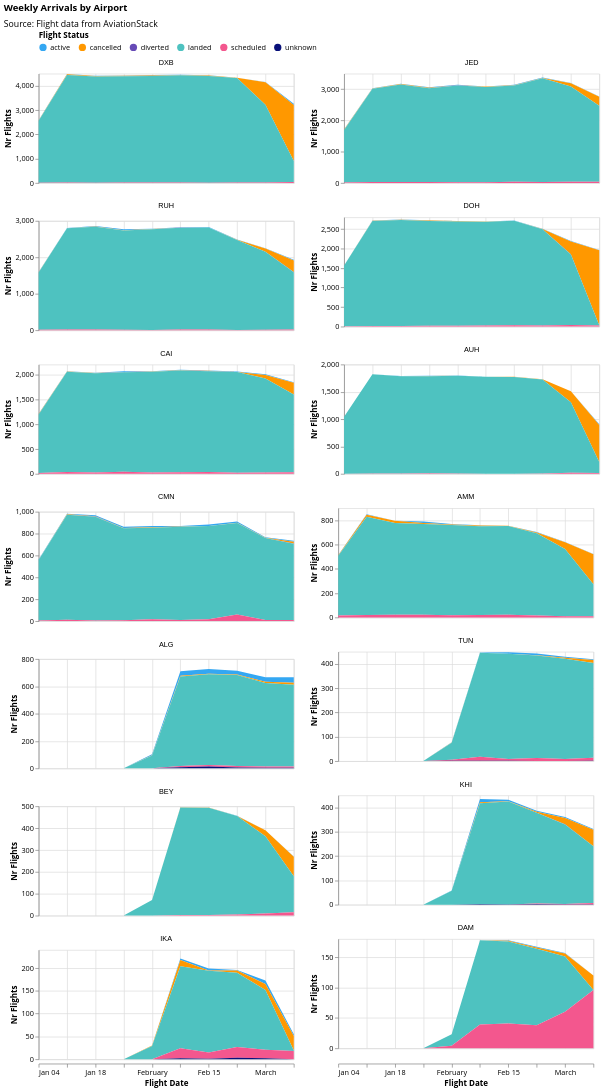

Notebook code for this chart:
### Markdown cell above
### Weekly Arrivals by Flight Status

### Code cell
arrivals_exploded["flight_date"] = pd.to_datetime(arrivals_exploded["flight_date"])

df = (
    arrivals_exploded.groupby(
        [pd.Grouper(key="flight_date", freq="W"), "flight_status", "iata_arr"]
    )
    .size()
    .reset_index(name="count")
)

df.to_csv('../../data/aviation/processed/arrivals_weekly_airport.csv')

df = df[df['flight_date']<'2026-03-15']

get_area_plot_by_airport(
    df,
    airports=airports,
    airport_col="iata_arr",
    title="Weekly Arrivals by Airport",
    source_text="Source: Flight data from AviationStack",
    reindex_freq="W",
)

### Figure 1 — Vega-Lite specification as saved in the notebook (floating-point values rounded to 4 significant figures; data arrays with more than 128 entries replaced by an {"elided": "..."} marker saying what was removed)
{"config": {"view": {"continuousWidth": 300, "continuousHeight": 300}, "axis": {"labelFont": "Open Sans", "titleFont": "Open Sans"}, "legend": {"labelFont": "Open Sans", "titleFont": "Open Sans"}, "title": {"anchor": "start", "font": "Open Sans", "subtitleFont": "Open Sans"}}, "data": {"name": "data-5570003cd7606bdd368203512afa4e8d"}, "facet": {"field": "iata_arr", "sort": ["DXB", "JED", "RUH", "DOH", "CAI", "AUH", "CMN", "AMM", "ALG", "TUN", "BEY", "KHI", "IKA", "DAM"], "title": null, "type": "nominal"}, "spec": {"layer": [{"mark": {"type": "area"}, "encoding": {"color": {"field": "flight_status", "legend": {"direction": "horizontal", "offset": 10, "orient": "top", "titleAnchor": "start"}, "scale": {"range": ["#34A7F2", "#FF9800", "#664AB6", "#4EC2C0", "#F3578E", "#081079", "#0C7C68", "#DDDA21"]}, "title": "Flight Status", "type": "nominal"}, "tooltip": [{"field": "flight_date", "title": "Flight Date", "type": "temporal"}, {"field": "flight_status", "title": "Status", "type": "nominal"}, {"field": "count", "title": "Flights", "type": "quantitative"}], "x": {"field": "flight_date", "title": "Flight Date", "type": "temporal"}, "y": {"field": "count", "stack": "zero", "title": "Nr Flights", "type": "quantitative"}}}], "height": 150, "width": 350}, "columns": 2, "resolve": {"scale": {"y": "independent"}}, "title": {"text": "Weekly Arrivals by Airport", "subtitle": "Source: Flight data from AviationStack", "subtitlePadding": 10}, "$schema": "https://vega.github.io/schema/vega-lite/v5.20.1.json", "datasets": {"data-5570003cd7606bdd368203512afa4e8d": {"elided": "730 records"}}}
